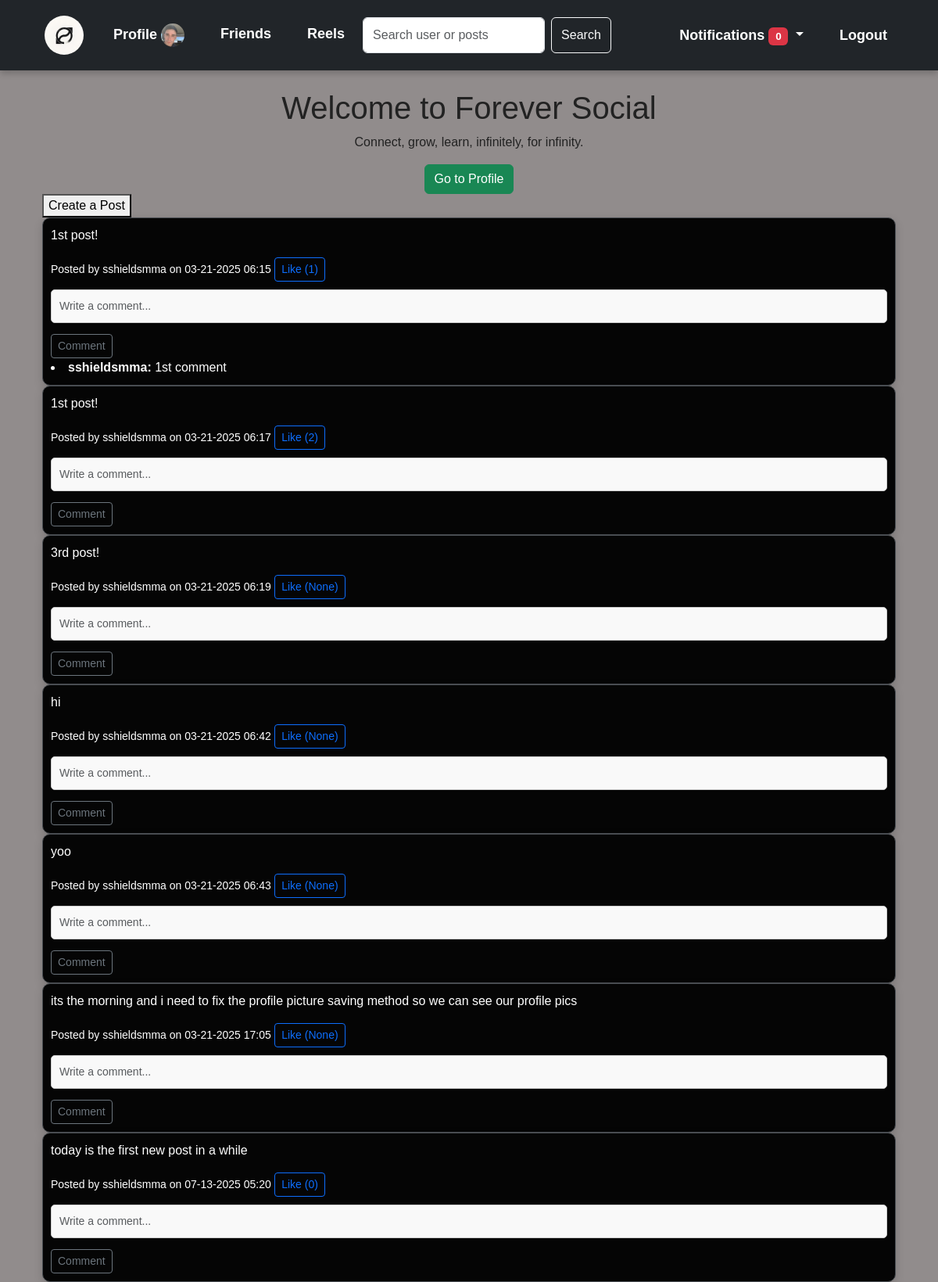
Page / (signed in) on the earlier database version.
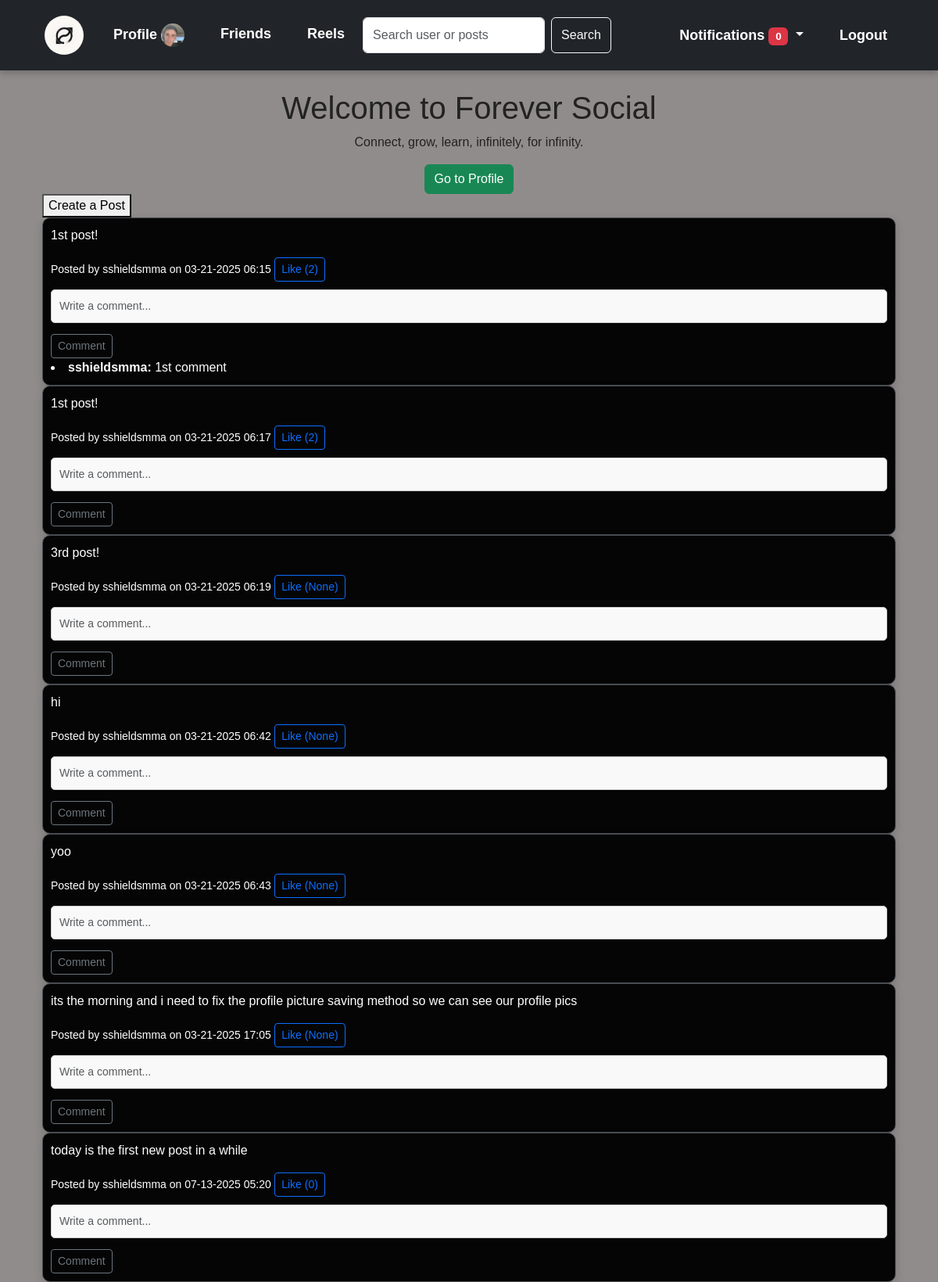
Same page on the later database version.
### app/models.py (models this page shows, shortened)
class User(db.Model, UserMixin):
    id = db.Column(db.Integer, primary_key=True)
    email = db.Column(db.String(120), unique=True, nullable=False)
    first_name = db.Column(db.String(120), nullable=False)
    last_name = db.Column(db.String(120), nullable=False)
    username = db.Column(db.String(120), nullable=False)
    password = db.Column(db.String(255), nullable=False)
    date_of_birth = db.Column(db.Date, nullable=False)
    bio = db.Column(db.Text, nullable=True, default="Hi")
    profile_picture = db.Column(db.String(255), default='/static/default_profile.png')
    friends = db.relationship(
        'User',
        secondary=friends_table,
        primaryjoin=(friends_table.c.user_id == id),
        secondaryjoin=(friends_table.c.friend_id == id),
        backref=db.backref('friend_list', lazy='dynamic'),
        lazy='dynamic'
    )

class Post(db.Model):
    id = db.Column(db.Integer, primary_key=True)
    title = db.Column(db.String(100), nullable=True)
    content = db.Column(db.Text, nullable=False)
    date_posted = db.Column(db.DateTime, default=datetime.utcnow)
    user_id = db.Column(db.Integer, db.ForeignKey('user.id'), nullable=False)
    likes = db.Column(db.Integer, default=0, nullable=False)
    comments = db.Column(db.Text, nullable=True)
    views = db.Column(db.Integer, default=0)
    comments = db.relationship('Comment', backref='post', lazy=True)
    user = db.relationship('User', backref='posts', lazy=True)

class Comment(db.Model):
    id = db.Column(db.Integer, primary_key=True)
    content = db.Column(db.Text, nullable=False)
    date_posted = db.Column(db.DateTime, default=datetime.utcnow)
    user_id = db.Column(db.Integer, db.ForeignKey('user.id'), nullable=False)
    post_id = db.Column(db.Integer, db.ForeignKey('post.id'), nullable=False)
    user = db.relationship('User', backref='comments')

### app/routes/main.py (the view)
@main.route('/')
def index():
    if current_user.is_authenticated:
        posts = Post.query.all()
    else:
        flash('Please login to view posts')
        posts = []
    return render_template('index.html', posts=posts, user=current_user)

### app/models.py (called while the page is built)
@login_manager.user_loader
def load_user(user_id):
    return User.query.get(int(user_id))

### app/routes/main.py (called while the page is built)
@main.context_processor
def inject_notifications():
    if current_user.is_authenticated:
        pending_requests = FriendRequest.query.filter_by(receiver_id=current_user.id, status='pending').all()
    else:
        pending_requests = []
    return dict(pending_requests=pending_requests)

### app/templates/index.html (shortened to what this page needs)
{% extends "layout.html" %}
{% block content %}
<div class="text-center">
    <h1>Welcome to Forever Social</h1>
    <p>Connect, grow, learn, infinitely, for infinity.</p>
    {% if not current_user.is_authenticated %}
        <a href = "{{ url_for('auth.login') }}" class="btn btn-secondary">Login to view your profile</a>
    {% else %}
        <a href="{{ url_for('users.profile', user_id=current_user.id) }}" class="btn btn-success">Go to Profile</a>
    {% endif %}
</div>
<div class="container">
    <div class="post-form">
        <button onclick="toggleForm()">Create a Post</button>
    </div>
    <div class="posts" id="posts">
    {% for post in posts %}
        <div class="post-container">
            <div class="post">
                <a href="{{ url_for('main.post', post_id=post.id) }}" style="text-decoration: none; color: inherit;">
                    <p>{{ post.content }}</p>
                    <small>Posted by {{ post.user.username }} on {{ post.date_posted.strftime('%m-%d-%Y %H:%M') }}</small>
                </a>
                <form action="{{ url_for('main.like_post', post_id=post.id) }}" method="post" style="display: inline;">
                    <button type="submit" class="btn btn-sm btn-outline-primary">Like ({{ post.likes }})</button>
                </form>
                <form action="{{ url_for('main.comment_post', post_id=post.id) }}" method="post">
                    <input type="text" name="comment" placeholder="Write a comment..." class="form-control form-control-sm" />
                    <button type="submit" class="btn btn-sm btn-outline-secondary mt-1">Comment</button>
                </form>
                {% for comment in post.comments or [] %}
                    <li><strong>{{ comment.user.username }}:</strong> {{ comment.content }}</li>
                {% endfor %}
            </div>
        </div>
    {% endfor %}
</div>
{% endblock %}

### app/templates/layout.html (shortened to what this page needs)
<!DOCTYPE html>
<html lang="en">
<head>
    <link rel="stylesheet" href="https://cdn.jsdelivr.net/npm/bootstrap@5.3.0/dist/css/bootstrap.min.css">
    <link rel="stylesheet" href="{{ url_for('static', filename='styles.css') }}">
</head>
<body>
    {% include 'navbar.html' %}
    <div class="container mt-4">
        {% block content %}{% endblock %}
    </div>
</body>
</html>

### app/templates/navbar.html (shortened to what this page needs)
<nav class="navbar navbar-expand-lg navbar-dark bg-dark">
    <div class="container">
        <a class="navbar-brand" href="{{ url_for('main.index') }}">
            <img src="{{ url_for('static', filename='images/logo.png') }}" width="30" height="30" class="d-inline-block align-top" alt="">
        </a>
        <div class="collapse navbar-collapse" id="navbarNav">
            <ul class="navbar-nav me-auto">
                {% if current_user.is_authenticated %}
                <li class="nav-item">
                    <a class="nav-link" href="{{ url_for('users.profile', user_id=current_user.id) }}">
                        Profile <img src="{{ url_for('static', filename='images/profile_pics/' + current_user.profile_picture) }}?v={{ current_user.id }}" alt="Profile Picture"
                        style="width: 30px; height: 30px; border-radius: 50%;" >
                    </a>
                </li>
                {% if current_user.is_authenticated %}
                <li class="nav-item">
                    <a class="nav-link" href="{{ url_for('users.friends_list', user_id=current_user.id) }}">Friends</a>
                </li>
                {% endif %}
                <li class="nav-item">
                    <a class="nav-link" href="{{ url_for('reels.get_reels') }}">Reels</a>
                </li>
                <form class="d-flex ms-auto" action="{{ url_for('main.search') }}" method="get">
                    <input class="form-control me-2" type="search" name="query" placeholder="Search user or posts" aria-label="Search">
                    <button class="btn btn-outline-light" type="submit">Search</button>
                </form>
            </ul>
            <ul class="navbar-nav">
                <li class="nav-item dropdown">
                    <a class="nav-link dropdown-toggle" href="#" id="navbarDropdown" role="button" data-bs-toggle="dropdown" aria-expanded="false">
                        Notifications <span class="badge bg-danger">{{ pending_requests|length }}</span>
                    </a>
                </li>
                <li class="nav-item">
                    <a class="nav-link" href="{{ url_for('auth.logout') }}">Logout</a>
                </li>
                {% endif %}
            </ul>
        </div>
    </div>
</nav>

### app/static/styles.css (style rules this page uses)
body { font-family: 'Arial', sans-serif; background-color: #918c8c; margin: 0; padding: 0; color: #222; }
a { text-decoration: none; color: #C9A227; }
.navbar { background-color: black; padding: 15px 20px; display: flex; justify-content: space-between; align-items: center; box-shadow: 0 4px 8px rgba(0, 0, 0, 0.2); }
.navbar a { color: white; font-weight: bold; font-size: 18px; margin: 0 15px; }
.navbar-brand img { width: 50px; height: 50px; border-radius: 50%; }
input[type="text"], input[type="email"], input[type="password"], textarea { width: 100%; padding: 10px; margin: 10px 0; border-radius: 5px; border: 1px solid #ccc; background: #f9f9f9; }
.post { background-color: #050505; color: white; border: 1px solid #4A4E53; padding: 10px; border-radius: 10px; font-family: Arial, sans-serif; font-size: 16px; box-shadow: 0px 4px 12px rgba(0, 0, 0, 0.15); }

Differences in the rows shown:
changed Post (number 1 of 7 on the later page): likes "1" → "2"
